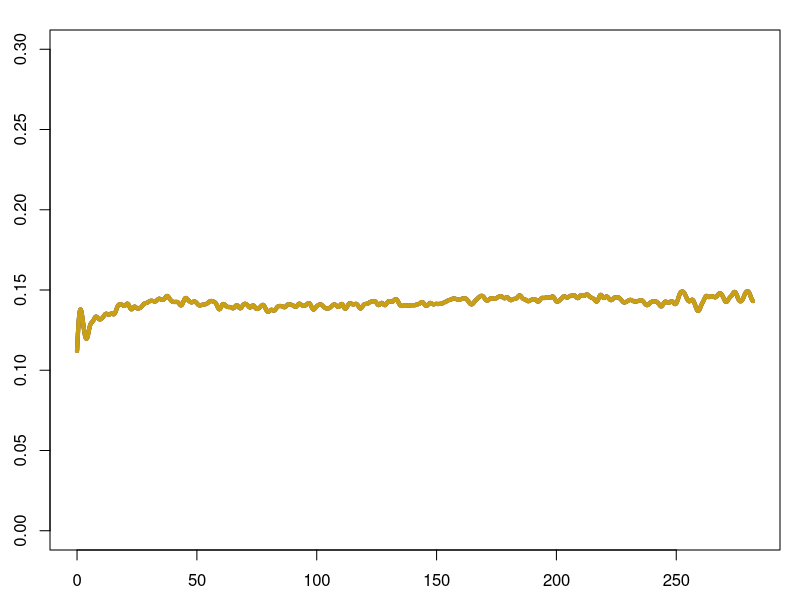

This chart was generated by the following R code: (Note: this script raises an error after producing the figure.)
# Lansing wood data analysis

exportFigs <- 1
displayFigs <- 0
interaction <- 0
speciesinteraction <- 1
intensity <- 0
dimyx <- ifelse(exportFigs,c(500,500),c(100,100))

require("spatstat");
require("RColorBrewer")
#require("playwith");
data(lansing)
lansingm <- lansing

#unitname(lansingm) <- c("metre","metres",round(924/3.2808399))
unitname(lansingm) <- list("metre","metres",1)
ft2m <- round(lansing$window$units$multiplier/3.2808399)
lansingm <- affine(lansingm,diag(c(ft2m,ft2m)))
range <- lansingm$window$xrange

jet.colors <-
  colorRampPalette(c("#00007F", "blue", "#007FFF", "cyan",
                     "#7FFF7F", "yellow", "#FF7F00", "red", "#7F0000"))

mar_lab <- c(2.5,2.5,1.5,1.0)
mar_tight <- c(0.1,0.1,0.1,0.1)
myplot <- function(...,width=6,height=6,mar=mar_lab,file=FALSE,nodevoff=FALSE) {
	if(displayFigs) {
		quartz()
		par(mar=mar)
		p <- plot(...)
		if(!exportFigs) {
			return(p)
		}
	}
	if(exportFigs && file != FALSE) {
		pdf(file=file,width=width,height=height)
		par(mar=mar)
		p <- plot(...)
		if(!nodevoff) {
			dev.off()
		}
		return(p)
	}
}
listplot <- function(k,v,file=FALSE,formula=FALSE,...) {
	if(formula != FALSE) {
		return(myplot(v,formula,file=sprintf(file,k),...))
	} else {
		return(myplot(v,file=sprintf(file,k),...))
	}
}

sigma <- bw.relrisk(lansing);


nlansing <- lansingm[lansingm$marks!="misc"];
levels(nlansing$marks) <- c("oak","hickory","maple",NA,"oak","oak")

hm <- lansingm[lansingm$marks=="maple" | lansingm$marks=="hickory"];
levels(hm$marks) <- c(NA,"hickory","maple",NA,NA,NA)

oaks <- lansing[grep("oak",lansing$marks)]
levels(oaks$marks) <- c("blackoak",NA,NA,NA,"redoak","whiteoak")

oakhm <- nlansing
levels(oakhm$marks) <- c("oak","hm","hm")

bw <- bw.diggle(nlansing)

if(intensity) {
	dens1 <- density(split(nlansing),
		sigma=2.5*sigma,
		dimyx=dimyx)
	
	rl=relrisk(nlansing,sigma=2.5*sigma)
	
	# smoothed intensities
	mapply(listplot,names(rl),rl,
		MoreArgs=list(
			zlim = c(0, 0.7),
			col=jet.colors(512),
			main="",
			mar=mar_tight,
			ribbon=FALSE,
			file="intensity_relative_%s.pdf",
			width=3,
			height=3
		))
	
	# original point patterns
	mapply(listplot,names(split(lansing)),split(lansing),
		MoreArgs=list(
			main="",
			mar=mar_tight,
			file="lansing_%s.pdf",
			width=3,
			height=3
		))
	
	# combined point patterns
	mapply(listplot,list("oaks","hm","all"),list(oaks,hm,lansing),
		MoreArgs=list(
			use.marks=FALSE,
			pch=21,
			main="",
			mar=mar_tight,
			file="lansing_%s_combined.pdf",
			width=3,
			height=3
		))
}

if(interaction) {
	
	patrns <- c(split(nlansing),list(hm=hm,all=nlansing))
	Ls <- mapply(envelope,patrns,list(Lest,Linhom,Linhom,Lest,Lest),
		MoreArgs=list(
			nsim=99,
			correction="Ripley",
			normpower=2,
			sigma=2.5*sigma
		),SIMPLIFY=FALSE)
	mapply(listplot,names(patrns),Ls,
		MoreArgs=list(
			main="",
			formula=.-r~r,
			file="l_%s.pdf",
			legend=FALSE,
			width=3,
			height=3,
			mar=c(2.0,0.3,0.1,0.3),
			yaxt="n"
		))
}

if(speciesinteraction) {
	

	# mark connection functions, pairwise
	bw <- 2*bw.stoyan(nlansing)
	i <- c("hickory","hickory","maple","hickory","maple","oak")
	j <- c("oak","maple","oak","hickory","maple","oak")
	markcs <- mapply(
			markconnect,
			rep(list(nlansing),length(i)),
			i,
			j,
			MoreArgs=list(
				r=seq.int(range[1],range[2],1/500),
				correction="Ripley",
				bw=bw,
				normalise=FALSE
			),SIMPLIFY=FALSE)
	markc <- markcs[[1]]
	markc <- markc[,c("r","iso")]
	for(m in markcs[2:length(markcs)]) {
		markc <- cbind(markc,m[,c("r","iso")])
	}
	col <- sapply(brewer.pal(length(markc)-1,"Dark2"),function(c) {
			return(paste(c,as.hexmode(round(0.7*255)),sep=''))
		},USE.NAMES=FALSE)

	v <- myplot(
			markc,
			legend=FALSE,
			col=col,
			lty=1,
			lwd=4,
			ylab="mark-connection",
			main="",
			file="markc.pdf",nodevoff=TRUE,
			xlim=c(range[1],range[2]),
			ylim=c(0,0.3),
			width=5,
			height=5)
	legend('topright',
		mapply(function(i,j){
			return(sprintf("%s-%s",i,j))
		},rev(i),rev(j)),
		col=col,
		lwd=4,
		lty=v$lty)
	if(exportFigs) {
		dev.off()
	}

	# pair correlation functions, pairwise
	# pcfs <- mapply(
	# 		pcfcross,
	# 		list(nlansing,nlansing,nlansing),
	# 		list("hickory","hickory","maple"),
	# 		list("oak","maple","oak"),
	# 		MoreArgs=list(
	# 			correction="Ripley",
	# 			bw=bw
	# 		),SIMPLIFY=FALSE)
	# pcf <- pcfs[[1]]
	# for(m in pcfs[2:3]) {
	# 	pcf <- cbind(pcf,m[,cbind("r","iso")])
	# }


	# vv <- myplot(
	# 		pcf,
	# 		legend=FALSE,
	# 		col=col,
	# 		lty=1,
	# 		lwd=2,
	# 		ylab="pcf",
	# 		main="",
	# 		ylim=c(0.4,1.1),
	# 		xlim=c(0.01,0.23),
	# 		file="pcf.pdf",nodevoff=TRUE,width=5,
	# 		height=5)

	# legend('bottomright',
	# 	c('hickory-oak','hickory-maple','maple-oak','theoretical'),
	# 	col=col,
	# 	lwd=2,
	# 	lty=vv$lty)

	# if(exportFigs) {
	# 	dev.off()
	# }


}

	
